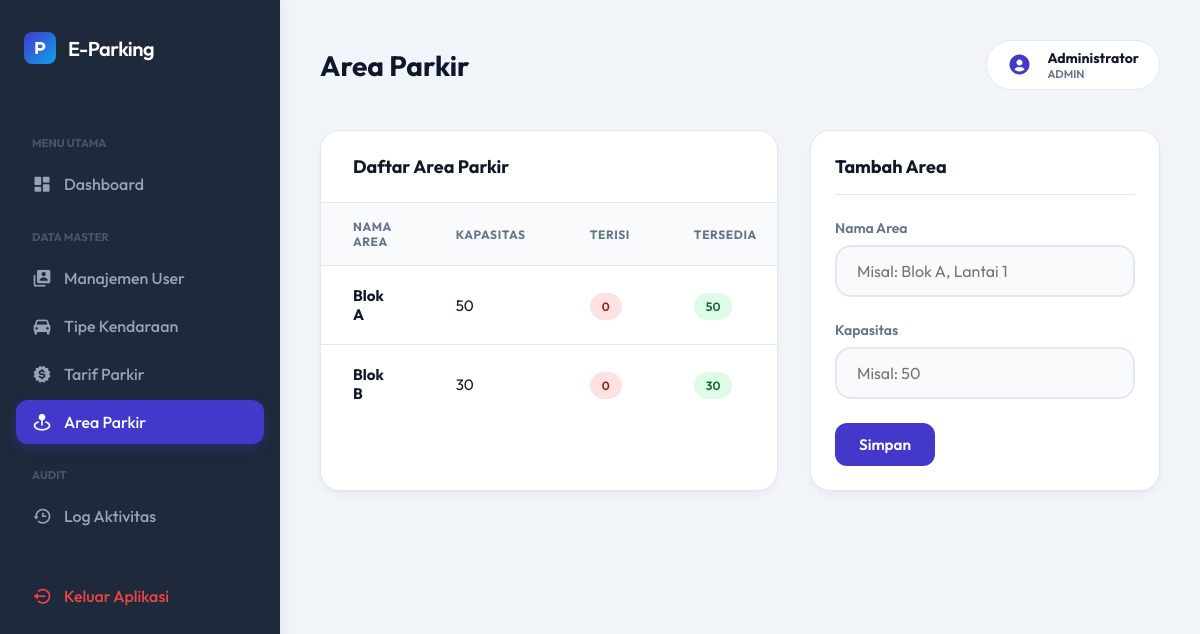
Page /admin/area.php (signed in) on the committed database.
### tables this page shows
CREATE TABLE area_parkir (
    id_area INT AUTO_INCREMENT PRIMARY KEY,
    nama_area VARCHAR(50) NOT NULL,  
    kapasitas INT NOT NULL,
    terisi INT DEFAULT 0
);

### config/database.php (called while the page is built, shortened)
<?php
$host = "localhost";
$user = "root";
$pass = "";
$db = "aplikasi_parkir";
$conn = mysqli_connect($host, $user, $pass, $db);
mysqli_set_charset($conn, "utf8");
function query($query)
{
    global $conn;
    $result = mysqli_query($conn, $query);
    $rows = [];
    while ($row = mysqli_fetch_assoc($result)) {
        $rows[] = $row;
    }
    return $rows;
}
?>

### admin/area.php (the view, shortened to what this page needs)
<?php
require_once '../config/database.php';
$edit_data = null;
include '../includes/header.php';
include '../includes/sidebar.php';
?>
<div style="display: grid; grid-template-columns: 1fr 350px; gap: 2rem;">
    <div class="table-card">
        <div class="table-header">
            <h2>Daftar Area Parkir</h2>
        </div>
        <table>
            <thead>
                <tr>
                    <th>Nama Area</th>
                    <th>Kapasitas</th>
                    <th>Terisi</th>
                    <th>Tersedia</th>
                </tr>
            </thead>
            <tbody>
                <?php
$data = query("SELECT * FROM area_parkir ORDER BY nama_area ASC");
foreach ($data as $item):
    $tersedia = $item['kapasitas'] - $item['terisi'];
?>
                <tr>
                    <td><strong><?= $item['nama_area']; ?></strong></td>
                    <td><?= $item['kapasitas']; ?></td>
                    <td><span class="badge badge-danger"><?= $item['terisi']; ?></span></td>
                    <td><span class="badge badge-success"><?= $tersedia; ?></span></td>
                </tr>
                <?php
endforeach; ?>
            </tbody>
        </table>
    </div>
    <div class="table-card" style="padding: 1.5rem;">
        <div class="table-header" style="padding: 0 0 1rem 0; margin-bottom: 1.5rem;">
            <h2><?= $edit_data ? 'Edit Area' : 'Tambah Area'; ?></h2>
        </div>
        <form action="" method="POST">
            <div class="form-group">
                <label>Nama Area</label>
                <input type="text" name="nama_area" class="input-field" value="<?= $edit_data['nama_area'] ?? ''; ?>" required placeholder="Misal: Blok A, Lantai 1">
            </div>
            <div class="form-group">
                <label>Kapasitas</label>
                <input type="number" name="kapasitas" class="input-field" value="<?= $edit_data['kapasitas'] ?? ''; ?>" required placeholder="Misal: 50">
            </div>
            <button type="submit" name="save" class="btn btn-primary"><?= $edit_data ? 'Update' : 'Simpan'; ?></button>
        </form>
    </div>
</div>
<?php include '../includes/footer.php'; ?>

### assets/css/style.css (style rules this page uses)
:root { --primary: #4338ca; --primary-light: #818cf8; --primary-dark: #3730a3; --secondary: #0ea5e9; --bg: #f1f5f9; --card: #ffffff; --text: #0f172a; --text-muted: #64748b; --danger: #ef4444; --success: #10b981; --warning: #f59e0b; --border: #e2e8f0; --white: #ffffff; --sidebar-bg: #1e293b; --sidebar-text: #94a3b8; --sidebar-active: #334155; }
* { margin: 0; padding: 0; box-sizing: border-box; font-family: 'Outfit', sans-serif; }
body { background-color: var(--bg); color: var(--text); min-height: 100vh; }
.table-card { background: var(--card); border-radius: 1.25rem; border: 1px solid var(--border); box-shadow: 0 4px 6px -1px rgba(0, 0, 0, 0.05); overflow: hidden; }
.table-header { padding: 1.5rem 2rem; border-bottom: 1px solid var(--border); display: flex; justify-content: space-between; align-items: center; }
.table-header h2 { font-size: 1.125rem; font-weight: 700; }
table { width: 100%; border-collapse: collapse; }
th { background: #f8fafc; text-align: left; padding: 1rem 2rem; font-size: 0.75rem; text-transform: uppercase; color: var(--text-muted); font-weight: 700; letter-spacing: 0.05em; }
td { padding: 1.25rem 2rem; border-top: 1px solid var(--border); font-size: 0.95rem; }
.badge { padding: 0.375rem 0.75rem; border-radius: 100px; font-size: 0.75rem; font-weight: 600; }
.badge-success { background: #dcfce7; color: #166534; }
.badge-danger { background: #fee2e2; color: #991b1b; }
.btn { padding: 0.75rem 1.5rem; border: none; border-radius: 0.75rem; font-weight: 600; cursor: pointer; transition: all 0.3s; display: inline-flex; align-items: center; justify-content: center; gap: 0.5rem; font-size: 0.95rem; }
.btn-primary { background: var(--primary); color: white; }
.form-group { margin-bottom: 1.5rem; }
.form-group label { display: block; font-size: 0.875rem; font-weight: 600; margin-bottom: 0.5rem; color: var(--text-muted); }
.input-field { width: 100%; padding: 0.875rem 1.25rem; border: 2px solid var(--border); border-radius: 1rem; font-size: 1rem; transition: all 0.3s; background: #f8fafc; }

### rows in the picture
area_parkir: nama_area "Blok A", kapasitas "50", terisi "0"
area_parkir: nama_area "Blok B", kapasitas "30", terisi "0"

### other values in the picture
$title "Area Parkir"
$_SESSION['nama_lengkap'] "Administrator"
$_SESSION['role'] "ADMIN"
